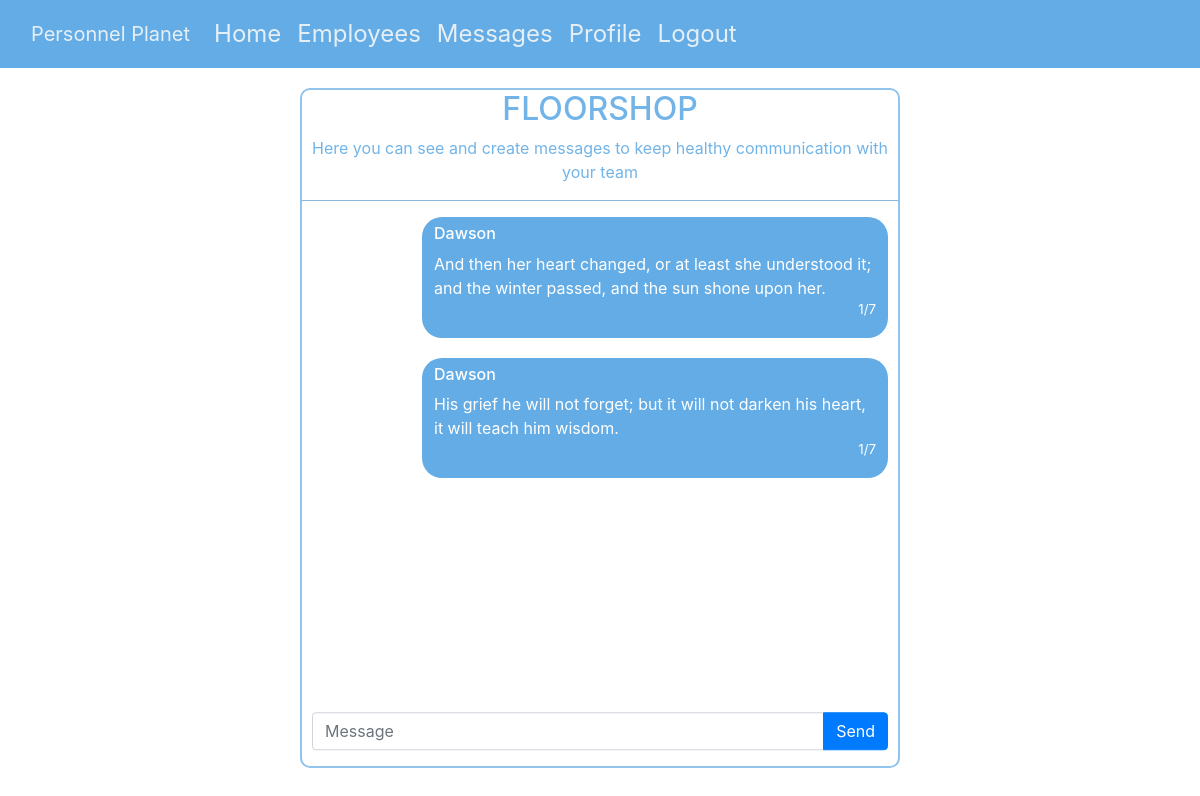
The app's page /messages (signed in), older data.
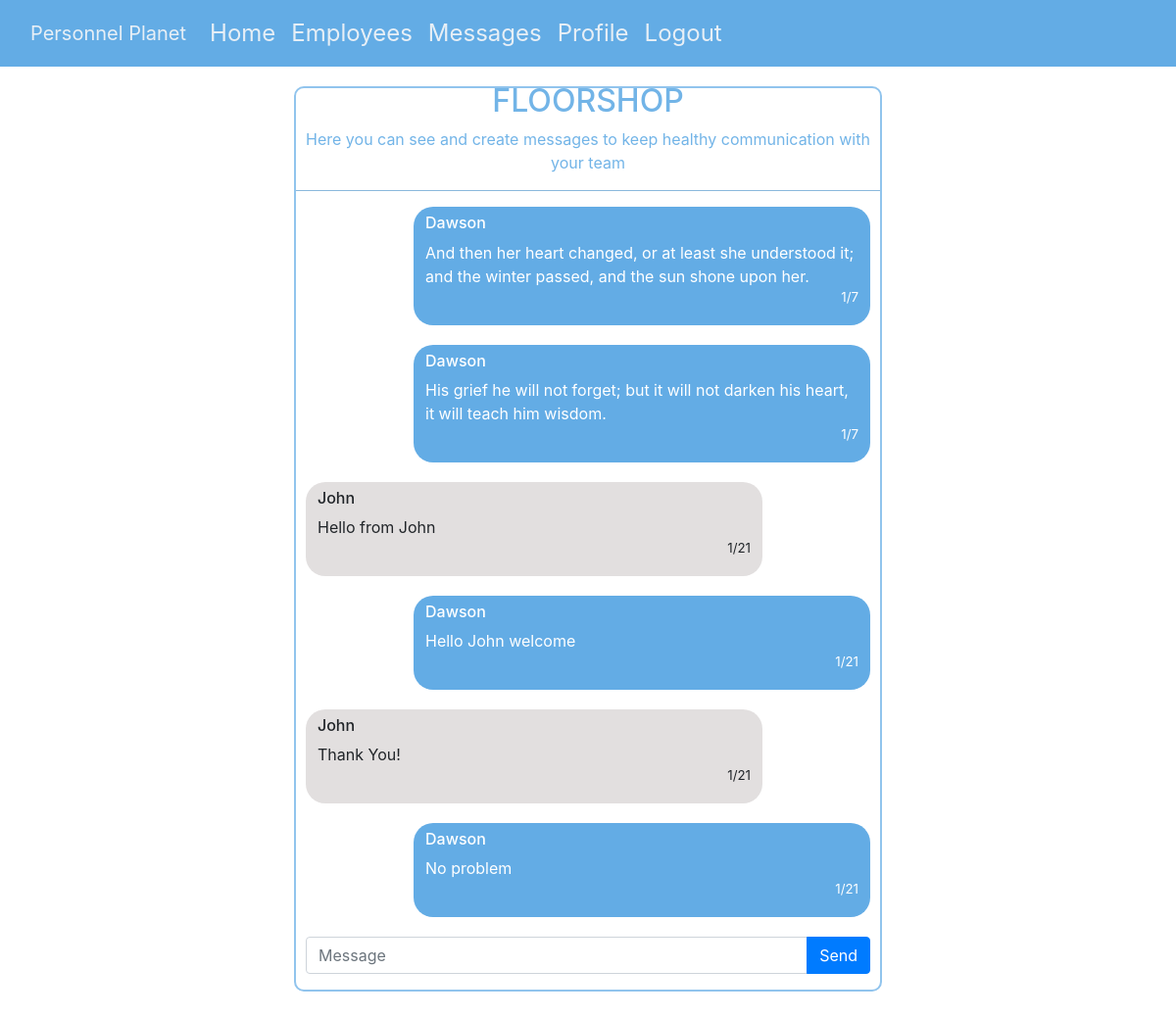
The same page, newer data.
### personnelPlanet/models.py (models this page shows)
class Messages(models.Model):
    fromUser = models.CharField(max_length=25, blank=False, null=False)
    fromUserId = models.IntegerField(default=0)
    company = models.CharField(max_length=25, blank=False, null=False)
    content = models.CharField(max_length=350, blank=False, null=False)
    timestamp = models.DateTimeField(auto_now_add=True)

### personnelPlanet/views.py (the view, shortened to what this page needs)
# urls.py: path('messages', views.messages, name='messages'),
@csrf_exempt
@login_required(login_url='/login')
def messages(request):
    context = {}
    if request.method == 'GET':
        try:
            messages = Messages.objects.filter(
                company=request.user.company).all().values()
            context['messages'] = messages
        except Messages.DoesNotExist:
            context['messages'] = 'No company messages'
        return render(request, 'messages.html', {
            'context': context
        })

### personnelPlanet/templates/messages.html
{% extends 'layout.html' %}
{% block body %}
<div id='msg-page-body'>
    <div id='all-messages-container'>
        <h2 class='msg-head'>FLOORSHOP</h2>
        <p class='msg-head'>Here you can see and create messages to keep healthy communication with your team</p>
    <hr class='msg-split'>
    {% for message in context.messages %}
    {% if message.fromUserId == user.id %}
        <section class='single-message-container fromUser'>
            <h6 class='single-message-username'>{{ message.fromUser }}</h6>
            <p class='single-message-body'>{{ message.content }}</p>
            <p class='single-message-timestamp'>{{ message.timestamp.month }}/{{ message.timestamp.day }} </p>
        </section>
        {% else %}
        <section class='single-message-container'>
            <h6 class='single-message-username'>{{ message.fromUser }}</h6>
            <p class='single-message-body'>{{ message.content }}</p>
            <p class='single-message-timestamp'>{{ message.timestamp.month }}/{{ message.timestamp.day }} </p>
        </section>
        {% endif %}
    {% endfor %}
            <div id='msg-input' class="input-group mb-3">
                <input type="text" id='msg-body' class="form-control" placeholder="Message" aria-label="message-input" aria-describedby="button-addon2">
                <button class="btn btn-primary" type="button" id="button-addon2">Send</button>
            </div>
    </div>
</div>
{% endblock %}

Row changes from the older to the newer data that the page shows:
added Messages: fromUser "John", content "Hello from John", timestamp.month "1", timestamp.day "21"
added Messages: fromUser "Dawson", content "Hello John welcome", timestamp.month "1", timestamp.day "21"
added Messages: fromUser "John", content "Thank You!", timestamp.month "1", timestamp.day "21"
added Messages: fromUser "Dawson", content "No problem", timestamp.month "1", timestamp.day "21"
